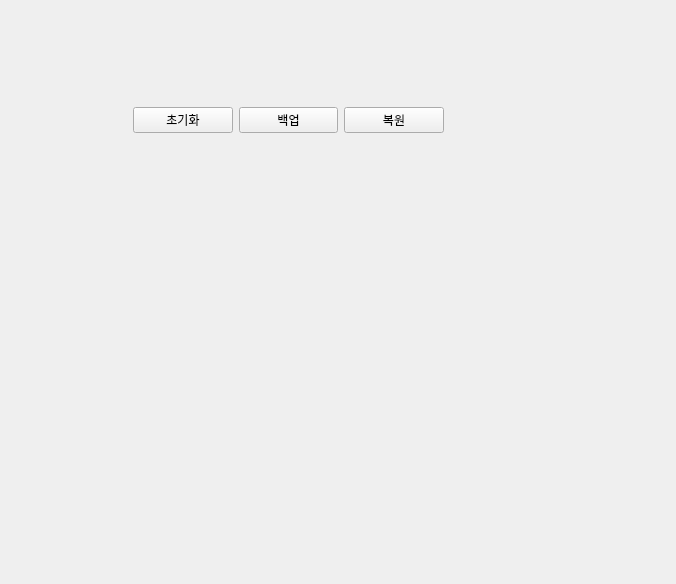
<?xml version="1.0" encoding="UTF-8"?>
<ui version="4.0">
 <class>Form</class>
 <widget class="QWidget" name="Form">
  <property name="geometry">
   <rect>
    <x>0</x>
    <y>0</y>
    <width>676</width>
    <height>584</height>
   </rect>
  </property>
  <property name="windowTitle">
   <string>coffee_proj</string>
  </property>
  <widget class="QWidget" name="">
   <property name="geometry">
    <rect>
     <x>133</x>
     <y>90</y>
     <width>311</width>
     <height>61</height>
    </rect>
   </property>
   <layout class="QGridLayout" name="gridLayout">
    <item row="0" column="0">
     <widget class="QPushButton" name="btn_init">
      <property name="text">
       <string>초기화</string>
      </property>
     </widget>
    </item>
    <item row="0" column="1">
     <widget class="QPushButton" name="btn_backup">
      <property name="text">
       <string>백업</string>
      </property>
     </widget>
    </item>
    <item row="0" column="2">
     <widget class="QPushButton" name="btn_restore">
      <property name="text">
       <string>복원</string>
      </property>
     </widget>
    </item>
   </layout>
  </widget>
 </widget>
 <resources/>
 <connections/>
</ui>
